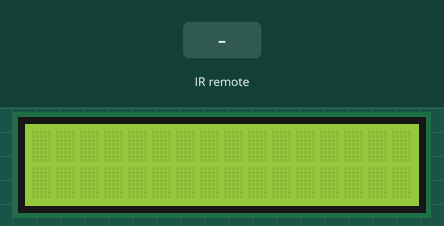
The sketch below on a simulated Arduino Uno, built with avr-gcc and run on an emulated ATmega328P. Shown: 16×2 character LCD. The inputs (shaded band) are chosen by the test bench. What the sketch prints to the serial monitor is not drawn.

Above: at 1.2 s.
1.3 s: infrared code 0x68733A46 received
At 2.6 s:
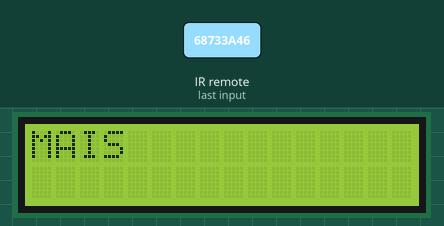
3.0 s: infrared code 0x83B19366 received
At 3.9 s:
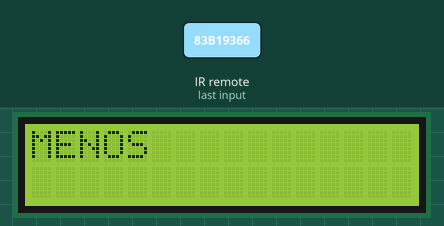
Timing chart, 0 to 6.0 s (numbered marks = the images above; inputs shaded):
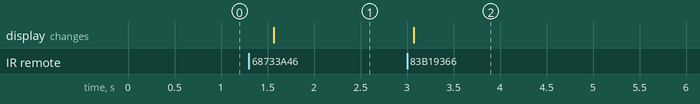

Measured:
- after the input at 1.3 s, the display: changes after 0.27 s (image 1)
- after the input at 3.0 s, the display: changes after 0.07 s (image 2)

The sketch:

Infra_+_LCD.ino
```cpp
#include <IRremote.h>
#include <LiquidCrystal.h>

LiquidCrystal lcd(2,3,4,5,6,7); //LCD parametros = portas digitais

void mais(){
  lcd.clear();
  lcd.setCursor(0,0);
  lcd.write("MAIS");
}

void menos(){
  lcd.clear();
  lcd.setCursor(0,0);
  lcd.write("MENOS");
}

void desconhecido(){
  lcd.clear();
  lcd.setCursor(0,0);
  lcd.write("DESCONHECIDO");
}

int pegar = 8; // Porta digital q esta conectado o sendor infra

IRrecv irrecv(pegar);
decode_results resultado;

void setup(){
  Serial.begin(9600);
  irrecv.enableIRIn();  // Inicializa o receptor IR
  lcd.begin(16, 2);
}

void loop(){

  if (irrecv.decode(&resultado)== true){   //Verifica se recebeu algum sinal
    Serial.print("Valor lido: ");//Mostra código
    Serial.println(resultado.value, HEX);
    if(resultado.value == 0x68733A46) mais();
    else if(resultado.value == 0x83B19366) menos();
    else desconhecido();
    irrecv.resume(); // "Descarrega" o valor lido
  }

  delay(300);
}
```
